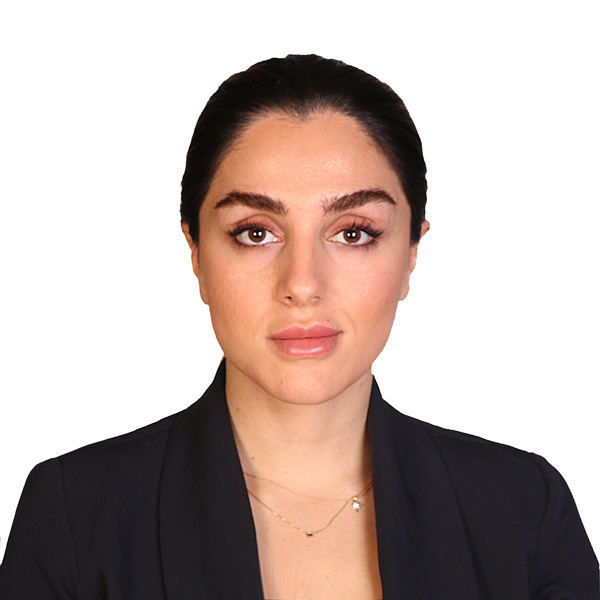
#> input picture image2/11.jpg, 600 x 600 px
$ python linear_filter.py
#> lines starting #> are read from the running program, lines starting #| are printed output that depends on the picture
import cv2
import numpy as np
import scipy.ndimage


# opening the image using cv2
a = cv2.imread('image2/11.jpg')
#> a is the input picture: shape (600, 600, 3); mean B, G, R 170.6, 176.1, 190.9
# converting the image to grayscale
a = cv2.cvtColor(a,cv2.COLOR_BGR2GRAY)
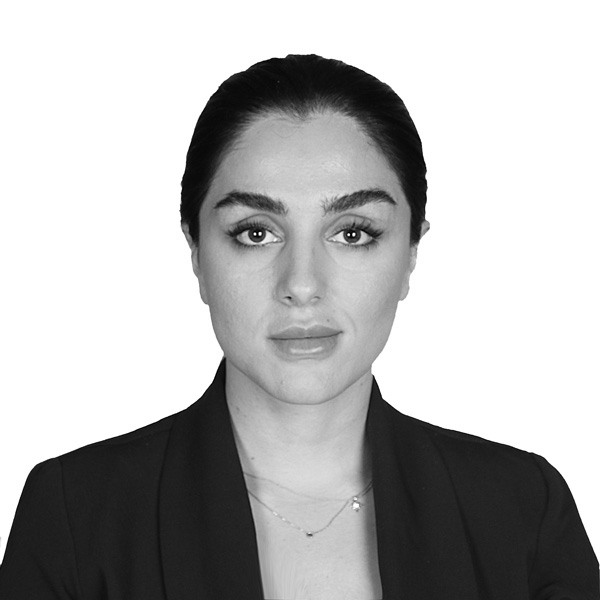
#> a: shape (600, 600); min 0, max 255, mean 179.9
